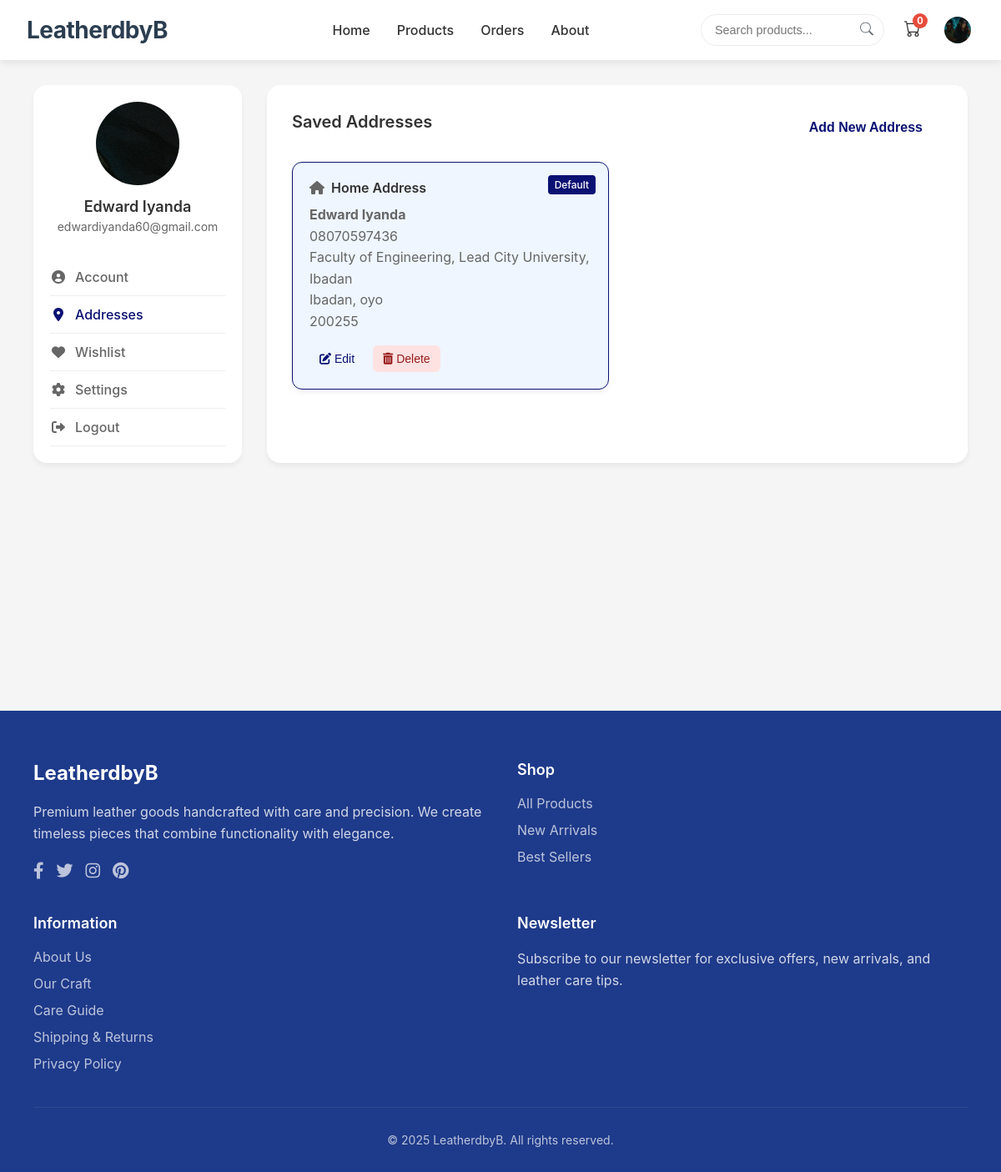
The app's page /account/addresses/ (signed in), older data.
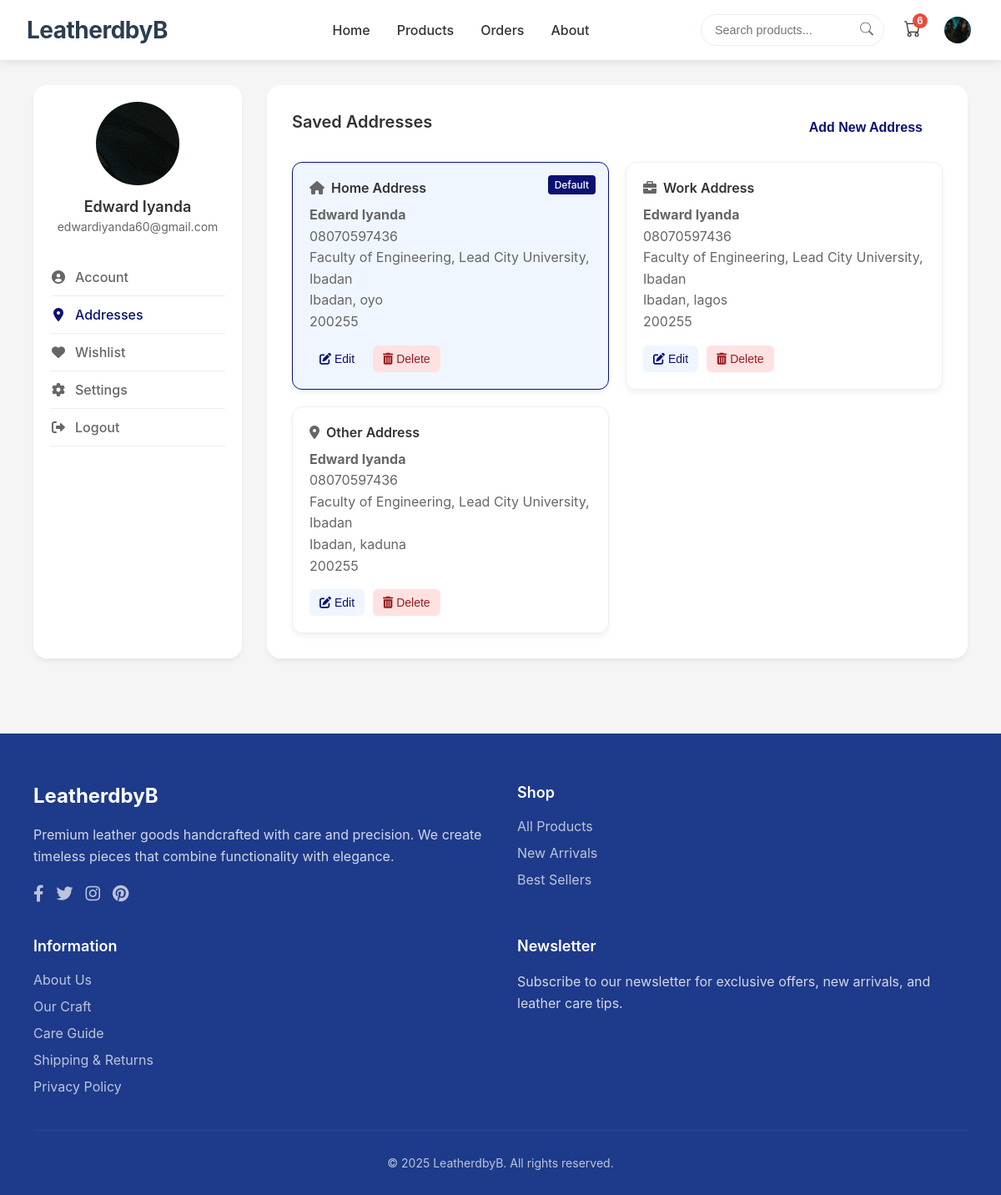
The same page, newer data.
### core/models.py (models this page shows, shortened)
class Address(models.Model):
    user = models.ForeignKey(User, on_delete=models.CASCADE)
    class AddressType(models.TextChoices):
        HOME = 'home', _('Home')
        WORK = 'work', _('Work')
        OTHER = 'other', _('Other')
    STATE_CHOICES = [
        ('oyo', 'Oyo'),
        ('lagos', 'Lagos'),
        ('kaduna', 'Kaduna'),
    ]
    state = models.CharField(max_length=100, choices=STATE_CHOICES)  # ✅ Only this one
    type = models.CharField(
        max_length=10,
        choices=AddressType.choices,
        default=AddressType.HOME
    )
    name = models.CharField(max_length=100)
    phone = models.CharField(max_length=20)
    line1 = models.CharField(max_length=255)
    line2 = models.CharField(max_length=255, blank=True)
    city = models.CharField(max_length=100)
    postal_code = models.CharField(max_length=20)
    is_default = models.BooleanField(default=False)
    class Meta:
        verbose_name_plural = "Addresses"

### core/views.py (the view)
@login_required
def address_list(request):
    addresses = Address.objects.filter(user=request.user)
    context = {
        'addresses': addresses,
    }
    return render(request, 'account/addresses.html', context)

### core/context_processors.py (called while the page is built)
def cart_context(request):
    cart = None
    total_items = 0
    if request.user.is_authenticated:
        cart = Cart.objects.filter(user=request.user).first()
    elif request.session.session_key:
        cart = Cart.objects.filter(session_key=request.session.session_key).first()
    if cart:
        total_items = cart.total_items
    return {'cart': cart, 'cart_total_items': total_items}

### core/models.py (called while the page is built)
    @property
    def total_items(self):
        return self.items.aggregate(total=models.Sum('quantity'))['total'] or 0

### core/templates/account/addresses.html (shortened to what the changed rows need)
{% extends "base.html" %}
{% load static %}
{% block content %}
<div id="profile" class="page">
    <div class="profile-container">
        <div class="profile-content">
            <div class="section-header">
                <h2 class="section-title">Saved Addresses</h2>
            </div>
            <div id="addressesList" class="address-grid">
                {% for address in addresses %}
                <div class="address-card {% if address.is_default %}default{% endif %}">
                    {% if address.is_default %}
                    <div class="address-default">Default</div>
                    {% endif %}
                    <div class="address-type">
                        <i class="fas
                            {% if address.type == 'home' %}fa-home
                            {% elif address.type == 'work' %}fa-briefcase
                            {% else %}fa-map-marker-alt
                            {% endif %}">
                        </i>
                        {{ address.get_type_display }} Address
                    </div>
                    <div class="address-details">
                        <div><strong>{{ address.name }}</strong></div>
                        <div>{{ address.phone }}</div>
                        <div>{{ address.line1 }}</div>
                        <div>{{ address.city }}, {{ address.state }}</div>
                        {% if address.postal_code %}<div>{{ address.postal_code }}</div>{% endif %}
                    </div>
                    <div class="address-actions">
                        <button class="address-action-btn address-edit"
                                onclick="window.location.href='{% url 'address_edit' address.id %}'">
                            <i class="fas fa-edit"></i> Edit
                        </button>
                        <button class="address-action-btn address-delete"
                                onclick="if(confirm('Are you sure?')) window.location.href='{% url 'address_delete' address.id %}'">
                            <i class="fas fa-trash-alt"></i> Delete
                        </button>
                    </div>
                </div>
                {% endfor %}
            </div>
        </div>
    </div>
</div>
{% endblock %}

### core/templates/includes/header.html (shortened to what this page needs)
<nav class="main-nav">
    <div class="nav-brand">
        <a href="{% url 'home' %}" class="logo">LeatherdbyB</a>
    </div>
    <div class="nav-primary">
        <a class="nav-item {% if request.path == '/' %}active{% endif %}" href="{% url 'home' %}">Home</a>
        <a class="nav-item {% if request.path == '/products/' %}active{% endif %}" href="{% url 'product_list' %}">Products</a>
        <a class="nav-item {% if request.path == '/account/orders/' %}active{% endif %}" href="{% url 'order_history' %}">Orders</a>
        <a class="nav-item {% if request.path == '/about/' %}active{% endif %}" href="{% url 'about' %}">About</a>
    </div>
    <div class="nav-secondary">
        <div class="search-container">
            <form method="GET" action="{% url 'product_list' %}" class="search-form">
                <input type="text" class="search-input" name="search" placeholder="Search products..."
                       value="{{ request.GET.search }}" aria-label="Search products">
                <button type="submit" class="search-button" aria-label="Submit search">
                    <svg xmlns="http://www.w3.org/2000/svg" width="16" height="16" fill="currentColor" viewBox="0 0 16 16">
                        <path d="M11.742 10.344a6.5 6.5 0 1 0-1.397 1.398h-.001c.03.04.062.078.098.115l3.85 3.85a1 1 0 0 0 1.415-1.414l-3.85-3.85a1.007 1.007 0 0 0-.115-.1zM12 6.5a5.5 5.5 0 1 1-11 0 5.5 5.5 0 0 1 11 0z"/>
                    </svg>
                </button>
            </form>
        </div>
        <div class="cart-container" onclick="window.location.href='{% url 'cart_detail' %}'">
            <div class="cart-icon">
                <span class="cart-badge">{{ cart_total_items }}</span>
            </div>
        </div>
        <div class="account-dropdown">
            <button class="account-toggle" aria-label="Account menu">
                {% if request.user.is_authenticated %}
                    {% if request.user.userprofile.profile_image %}
                        <img src="{{ request.user.userprofile.profile_image.url }}" alt="Profile" class="account-avatar">
                    {% endif %}
                {% endif %}
            </button>
        </div>
    </div>
</nav>

Row changes from the older to the newer data that the page shows:
added Address: type "Work", name "Edward Iyanda", phone "08070597436", line1 "Faculty of Engineering, Lead City University, Ibadan", city "Ibadan", state "lagos", postal_code "200255"
added Address: type "Other", name "Edward Iyanda", phone "08070597436", line1 "Faculty of Engineering, Lead City University, Ibadan", city "Ibadan", state "kaduna", postal_code "200255"
Text that changed along with them:
{{ cart_total_items }}: "0" → "6"
